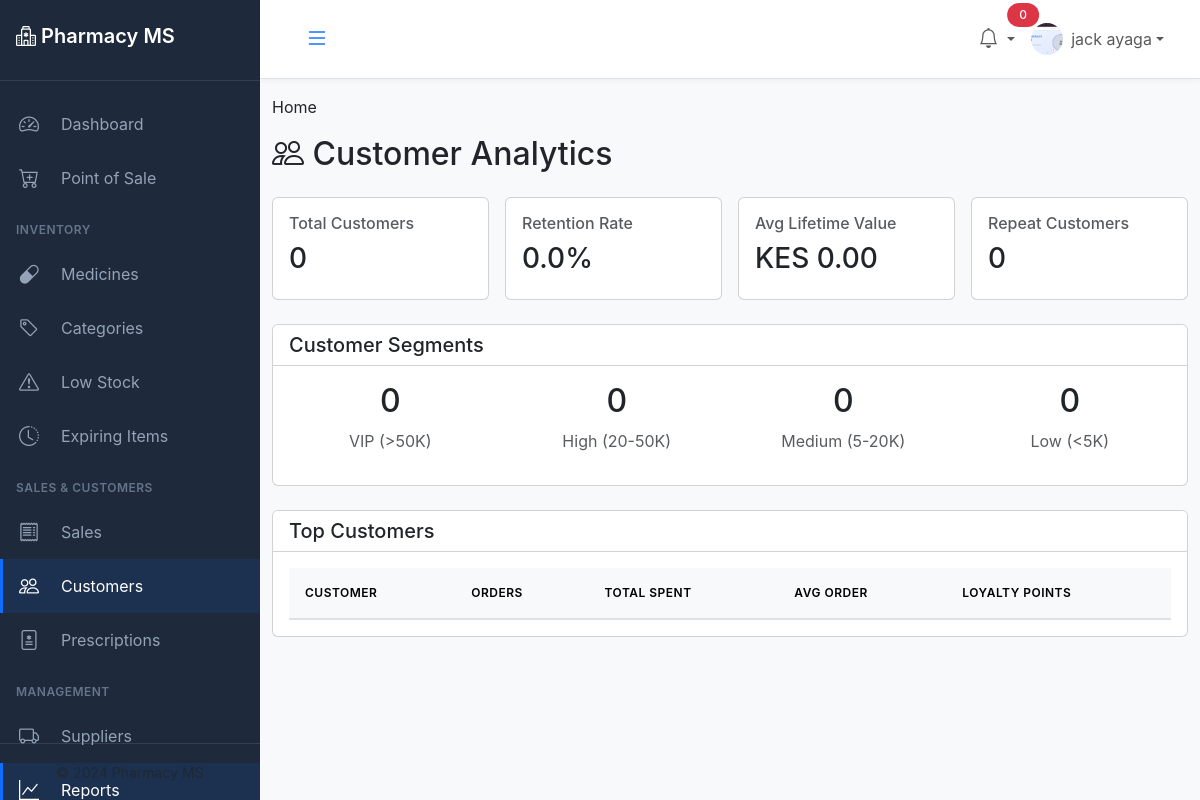
The app's page /reports/customers/ (signed in) with its own data.
### accounts/models.py (models this page shows, shortened)
class User(AbstractUser):
    ROLE_CHOICES = (
        ('admin', 'Administrator'),
        ('pharmacist', 'Pharmacist'),
        ('cashier', 'Cashier'),
        ('manager', 'Manager'),
    )
    role = models.CharField(max_length=20, choices=ROLE_CHOICES, default='cashier')
    phone = models.CharField(max_length=15, blank=True)
    address = models.TextField(blank=True)
    profile_picture = models.ImageField(upload_to='profiles/', blank=True, null=True)
    employee_id = models.CharField(max_length=20, unique=True, blank=True, null=True)
    date_of_birth = models.DateField(null=True, blank=True)
    hire_date = models.DateField(null=True, blank=True)
    salary = models.DecimalField(max_digits=10, decimal_places=2, null=True, blank=True)
    is_active_employee = models.BooleanField(default=True)
    created_at = models.DateTimeField(auto_now_add=True)
    updated_at = models.DateTimeField(auto_now=True)
    class Meta:
        db_table = 'users'
        verbose_name = 'User'
        verbose_name_plural = 'Users'
        ordering = ['-date_joined']
    def get_full_name(self):
        return f"{self.first_name} {self.last_name}".strip() or self.username

### report/views.py (the view)
# urls.py: path('customers/', views.customer_report, name='customers'),
@login_required
def customer_report(request):
    customers = Customer.objects.filter(is_active=True)
    start_date = request.GET.get('start_date')
    end_date = request.GET.get('end_date')
    if start_date and end_date:
        start_date = datetime.strptime(start_date, '%Y-%m-%d').date()
        end_date = datetime.strptime(end_date, '%Y-%m-%d').date()
    else:
        end_date = timezone.now().date()
        start_date = end_date - timedelta(days=90)
    top_customers = Customer.objects.filter(
        is_active=True
    ).annotate(
        spent_in_period=Sum(
            'sales__total_amount',
            filter=Q(
                sales__status='completed',
                sales__sale_date__date__range=[start_date, end_date]
            )
        ),
        orders_in_period=Count(
            'sales',
            filter=Q(
                sales__status='completed',
                sales__sale_date__date__range=[start_date, end_date]
            )
        ),
        avg_order_value=Avg(
            'sales__total_amount',
            filter=Q(
                sales__status='completed',
                sales__sale_date__date__range=[start_date, end_date]
            )
        )
    ).filter(
        spent_in_period__isnull=False
    ).order_by('-spent_in_period')[:50]
    acquisition_data = Customer.objects.filter(
        created_at__date__gte=start_date,
        created_at__date__lte=end_date
    ).annotate(
        month=TruncMonth('created_at')
    ).values('month').annotate(
        count=Count('id')
    ).order_by('month')
    segments = {
        'vip': customers.filter(total_purchases__gte=50000).count(),
        'high_value': customers.filter(
            total_purchases__gte=20000, total_purchases__lt=50000
        ).count(),
        'medium_value': customers.filter(
            total_purchases__gte=5000, total_purchases__lt=20000
        ).count(),
        'low_value': customers.filter(total_purchases__lt=5000).count(),
    }
    frequency_analysis = Customer.objects.filter(
        is_active=True
    ).annotate(
        order_count=Count('sales', filter=Q(sales__status='completed'))
    ).values('order_count').annotate(
        customer_count=Count('id')
    ).order_by('order_count')
    repeat_customers = Customer.objects.filter(
        is_active=True
    ).annotate(
        order_count=Count('sales', filter=Q(sales__status='completed'))
    ).filter(order_count__gt=1).count()
    total_customers_with_orders = Customer.objects.filter(
        is_active=True,
        sales__isnull=False
    ).distinct().count()
    if total_customers_with_orders > 0:
        retention_rate = (repeat_customers / total_customers_with_orders) * 100
    else:
        retention_rate = 0
    avg_metrics = Customer.objects.filter(
        is_active=True,
        sales__isnull=False
    ).aggregate(
        avg_lifetime_value=Avg('total_purchases'),
        avg_loyalty_points=Avg('loyalty_points')
    )
    popular_products = SaleItem.objects.filter(
        sale__sale_date__date__range=[start_date, end_date],
        sale__status='completed',
        sale__customer__isnull=False
    ).values(
        'medicine__name'
    ).annotate(
        unique_customers=Count('sale__customer', distinct=True),
        total_quantity=Sum('quantity')
    ).order_by('-unique_customers')[:20]
    ninety_days_ago = end_date - timedelta(days=90)
    dormant_customers = Customer.objects.filter(
        is_active=True,
        sales__isnull=False
    ).exclude(
        sales__sale_date__date__gte=ninety_days_ago
    ).distinct()
    context = {
        'start_date': start_date,
        'end_date': end_date,
        'total_customers': customers.count(),
        'top_customers': top_customers,
        'acquisition_data': list(acquisition_data),
        'segments': segments,
        'frequency_analysis': list(frequency_analysis),
        'repeat_customers': repeat_customers,
        'retention_rate': retention_rate,
        'avg_metrics': avg_metrics,
        'popular_products': popular_products,
        'dormant_customers': dormant_customers,
    }
    return render(request, 'reports/customer_report.html', context)

### templates/reports/customer_report.html (shortened to what this page needs)
{% extends 'base.html' %}
{% block content %}
<h2 class="mb-4"><i class="bi bi-people"></i> Customer Analytics</h2>
<div class="row g-3 mb-4">
    <div class="col-md-3">
        <div class="card">
            <div class="card-body">
                <h6 class="text-muted">Total Customers</h6>
                <h3>{{ total_customers }}</h3>
            </div>
        </div>
    </div>
    <div class="col-md-3">
        <div class="card">
            <div class="card-body">
                <h6 class="text-muted">Retention Rate</h6>
                <h3>{{ retention_rate|floatformat:1 }}%</h3>
            </div>
        </div>
    </div>
    <div class="col-md-3">
        <div class="card">
            <div class="card-body">
                <h6 class="text-muted">Avg Lifetime Value</h6>
                <h3>KES {{ avg_metrics.avg_lifetime_value|default:0|floatformat:2 }}</h3>
            </div>
        </div>
    </div>
    <div class="col-md-3">
        <div class="card">
            <div class="card-body">
                <h6 class="text-muted">Repeat Customers</h6>
                <h3>{{ repeat_customers }}</h3>
            </div>
        </div>
    </div>
</div>
<div class="card mb-4">
    <div class="card-header bg-white">
        <h5 class="card-title mb-0">Customer Segments</h5>
    </div>
    <div class="card-body">
        <div class="row text-center">
            <div class="col-md-3">
                <h2>{{ segments.vip }}</h2>
                <p class="text-muted">VIP (>50K)</p>
            </div>
            <div class="col-md-3">
                <h2>{{ segments.high_value }}</h2>
                <p class="text-muted">High (20-50K)</p>
            </div>
            <div class="col-md-3">
                <h2>{{ segments.medium_value }}</h2>
                <p class="text-muted">Medium (5-20K)</p>
            </div>
            <div class="col-md-3">
                <h2>{{ segments.low_value }}</h2>
                <p class="text-muted">Low (<5K)</p>
            </div>
        </div>
    </div>
</div>
<div class="card">
    <div class="card-header bg-white">
        <h5 class="card-title mb-0">Top Customers</h5>
    </div>
    <div class="card-body">
        <table class="table table-hover">
            <thead>
                <tr>
                    <th>Customer</th>
                    <th>Orders</th>
                    <th>Total Spent</th>
                    <th>Avg Order</th>
                    <th>Loyalty Points</th>
                </tr>
            </thead>
        </table>
    </div>
</div>
{% endblock %}

### templates/base.html (shortened to what this page needs)
<!DOCTYPE html>
<html lang="en">
<head>
    <link href="https://cdn.jsdelivr.net/npm/bootstrap@5.3.2/dist/css/bootstrap.min.css" rel="stylesheet">
    <link rel="stylesheet" href="https://cdn.jsdelivr.net/npm/bootstrap-icons@1.11.2/font/bootstrap-icons.css">
    <link rel="stylesheet" href="https://cdn.datatables.net/1.13.7/css/dataTables.bootstrap5.min.css">
    <link href="https://cdn.jsdelivr.net/npm/select2@4.1.0-rc.0/dist/css/select2.min.css" rel="stylesheet" />
    <link href="https://cdn.jsdelivr.net/npm/select2-bootstrap-5-theme@1.3.0/dist/select2-bootstrap-5-theme.min.css" rel="stylesheet" />
    {% load static %}
    <link rel="stylesheet" href="{% static 'css/style.css' %}">
</head>
<body>
    {% if user.is_authenticated %}
    <div class="sidebar" id="sidebar">
        <div class="sidebar-header">
            <h4><i class="bi bi-hospital"></i> Pharmacy MS</h4>
        </div>
        <ul class="sidebar-menu">
            <li>
                <a href="{% url 'accounts:dashboard' %}" class="{% if request.resolver_match.url_name == 'dashboard' %}active{% endif %}">
                    <i class="bi bi-speedometer2"></i>
                    <span>Dashboard</span>
                </a>
            </li>
            <li>
                <a href="{% url 'sales:pos' %}" class="{% if 'pos' in request.path %}active{% endif %}">
                    <i class="bi bi-cart-plus"></i>
                    <span>Point of Sale</span>
                </a>
            </li>
            <li class="menu-section">
                <span>INVENTORY</span>
            </li>
            <li>
                <a href="{% url 'inventory:medicine_list' %}" class="{% if 'inventory/medicines' in request.path %}active{% endif %}">
                    <i class="bi bi-capsule"></i>
                    <span>Medicines</span>
                </a>
            </li>
            <li>
                <a href="{% url 'inventory:categories' %}" class="{% if 'categories' in request.path %}active{% endif %}">
                    <i class="bi bi-tag"></i>
                    <span>Categories</span>
                </a>
            </li>
            <li>
                <a href="{% url 'inventory:low_stock' %}" class="{% if 'low-stock' in request.path %}active{% endif %}">
                    <i class="bi bi-exclamation-triangle"></i>
                    <span>Low Stock</span>
                </a>
            </li>
            <li>
                <a href="{% url 'inventory:expiring' %}" class="{% if 'expiring' in request.path %}active{% endif %}">
                    <i class="bi bi-clock-history"></i>
                    <span>Expiring Items</span>
                </a>
            </li>
            <li class="menu-section">
                <span>SALES & CUSTOMERS</span>
            </li>
            <li>
                <a href="{% url 'sales:sales_list' %}" class="{% if 'sales/sales' in request.path %}active{% endif %}">
                    <i class="bi bi-receipt"></i>
                    <span>Sales</span>
                </a>
            </li>
            <li>
                <a href="{% url 'customers:customer_list' %}" class="{% if 'customers' in request.path %}active{% endif %}">
                    <i class="bi bi-people"></i>
                    <span>Customers</span>
                </a>
            </li>
            <li>
                <a href="{% url 'prescriptions:prescription_list' %}" class="{% if 'prescriptions' in request.path %}active{% endif %}">
                    <i class="bi bi-file-medical"></i>
                    <span>Prescriptions</span>
                </a>
            </li>
            <li class="menu-section">
                <span>MANAGEMENT</span>
            </li>
            <li>
                <a href="{% url 'suppliers:supplier_list' %}" class="{% if 'suppliers' in request.path %}active{% endif %}">
                    <i class="bi bi-truck"></i>
                    <span>Suppliers</span>
                </a>
            </li>
            <li>
                <a href="{% url 'reports:dashboard' %}" class="{% if 'reports' in request.path %}active{% endif %}">
                    <i class="bi bi-graph-up"></i>
                    <span>Reports</span>
                </a>
            </li>
        </ul>
        <div class="sidebar-footer">
            <small class="text-muted">© 2024 Pharmacy MS</small>
        </div>
    </div>
    <div class="main-content" id="main-content">
        <nav class="navbar navbar-expand-lg navbar-light bg-white border-bottom">
            <div class="container-fluid">
                <button class="btn btn-link" id="sidebarToggle">
                    <i class="bi bi-list fs-4"></i>
                </button>
                <div class="navbar-nav ms-auto">
                    <div class="nav-item dropdown">
                        <a class="nav-link dropdown-toggle position-relative" href="#" id="notificationDropdown" role="button" data-bs-toggle="dropdown">
                            <i class="bi bi-bell fs-5"></i>
                            <span class="position-absolute top-0 start-100 translate-middle badge rounded-pill bg-danger">
                                {{ unread_notifications.count|default:0 }}
                            </span>
                        </a>
                    </div>
                    <div class="nav-item dropdown">
                        <a class="nav-link dropdown-toggle d-flex align-items-center" href="#" id="userDropdown" role="button" data-bs-toggle="dropdown">
                            {% if user.profile_picture %}
                                <img src="{{ user.profile_picture.url }}" alt="Profile" class="rounded-circle me-2" style="width: 32px; height: 32px; object-fit: cover;">
                            {% else %}
                                <i class="bi bi-person-circle fs-4 me-2"></i>
                            {% endif %}
                            <span>{{ user.get_full_name|default:user.username }}</span>
                        </a>
                    </div>
                </div>
            </div>
        </nav>
        <div class="container-fluid mt-3">
            <nav aria-label="breadcrumb">
                <ol class="breadcrumb">
                    <li class="breadcrumb-item"><a href="{% url 'accounts:dashboard' %}">Home</a></li>
                </ol>
            </nav>
        </div>
        <div class="container-fluid mt-3 mb-5">
            {% block content %}{% endblock %}
        </div>
    </div>
    {% else %}
    {% block unauthenticated_content %}{% endblock %}
    {% endif %}
</body>
</html>

### records on screen
User: profile_picture (picture), get_full_name "jack ayaga"

### other values on screen
{{ unread_notifications.count|default:0 }} "0"
{{ total_customers }} "0"
{{ retention_rate|floatformat:1 }} "0.0"
{{ avg_metrics.avg_lifetime_value|default:0|floatformat:2 }} "0.00"
{{ repeat_customers }} "0"
{{ segments.vip }} "0"
{{ segments.high_value }} "0"
{{ segments.medium_value }} "0"
{{ segments.low_value }} "0"
